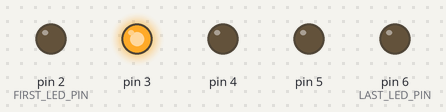
A sketch run on a simulated Arduino Uno, built with avr-gcc and run on an emulated ATmega328P. Parts: output pins drawn as LEDs (lit = HIGH).

Above: at 0.5 s.
At 8.5 s:
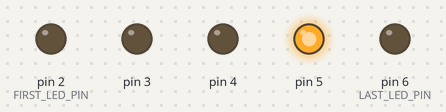
At 16.5 s:
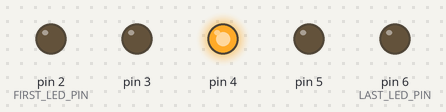
Timing chart, 0 to 17.2 s (numbered marks = the images above):
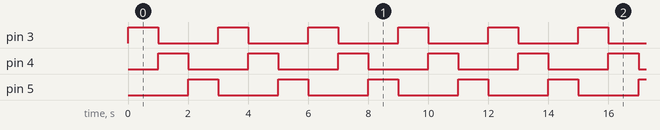

The sketch:

running_bar_part.ino
```cpp
#define FIRST_LED_PIN 2
#define LAST_LED_PIN 6
#define LEDS (LAST_LED_PIN - FIRST_LED_PIN + 1)
#define DELAY 1000

byte currentPin = FIRST_LED_PIN + 1;


void setup() {
  for(int pin = FIRST_LED_PIN; pin <= LAST_LED_PIN; pin++) {
    pinMode(pin, OUTPUT);
  }
  Serial.begin(9600);

  digitalWrite(currentPin, HIGH);
}

void loop() {
  unsigned int ms = millis();

  byte pin = (FIRST_LED_PIN + 1) + (ms / DELAY) % (LEDS - 2);

  /*
  Serial.print(ms);
  Serial.print(" - (ms / DELAY): ");
  Serial.print(ms / DELAY);
  Serial.print(" - (ms / DELAY) % LEDS: ");
  Serial.print((ms / DELAY) % LEDS);
  Serial.print(" - pin: ");
  Serial.println(pin);
  */

  if(currentPin != pin) {
    digitalWrite(currentPin, LOW);
    digitalWrite(pin, HIGH);
    currentPin = pin;
  }

}
```

Measured:
- by itself, pin 3: goes 21 × (LOW 2.0 s, HIGH 1.0 s), LOW 1.5 s, 21 × (HIGH 1.0 s, LOW 2.0 s), HIGH 1.0 s, then LOW
- by itself, pin 4: goes 21 × (HIGH 1.0 s, LOW 2.0 s), HIGH 1.0 s, LOW 1.5 s, 21 × (HIGH 1.0 s, LOW 2.0 s), then HIGH
- by itself, pin 5: goes 21 × (HIGH 1.0 s, LOW 2.0 s), HIGH 0.54 s, 21 × (LOW 2.0 s, HIGH 1.0 s), then LOW
